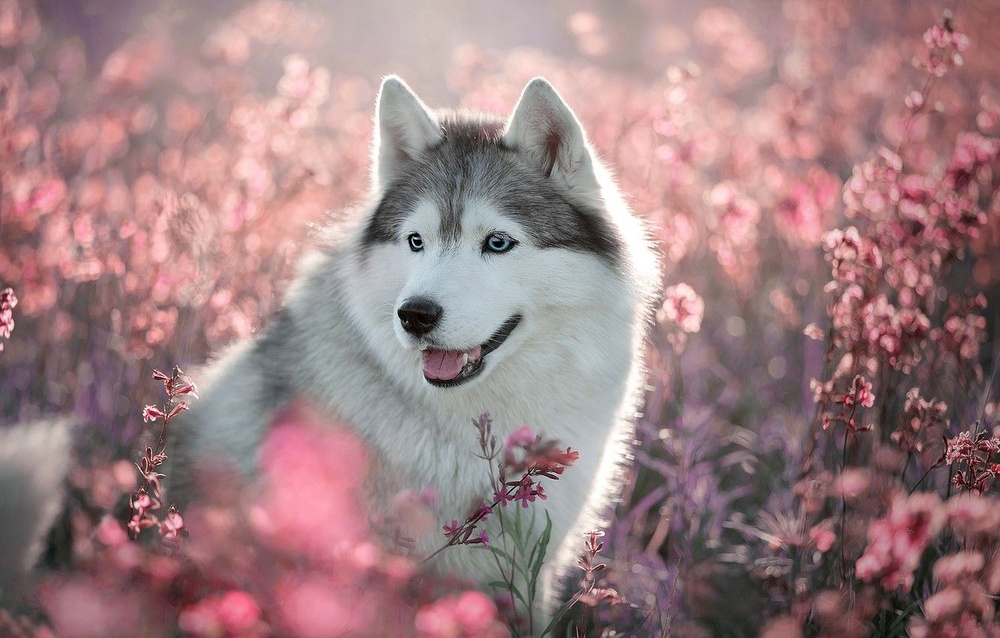
#> input picture imageSubtraction/malamute.jpg, 1000 x 638 px, shrunk from 1332 x 850 before the run
$ python assignment7.py
#> lines starting #> are read from the running program, lines starting #| are printed output that depends on the picture
import cv2 as cv
import numpy as np
import matplotlib.pyplot as plt

filepath = "malamute.jpg"
img = cv.imread(filepath, 0)
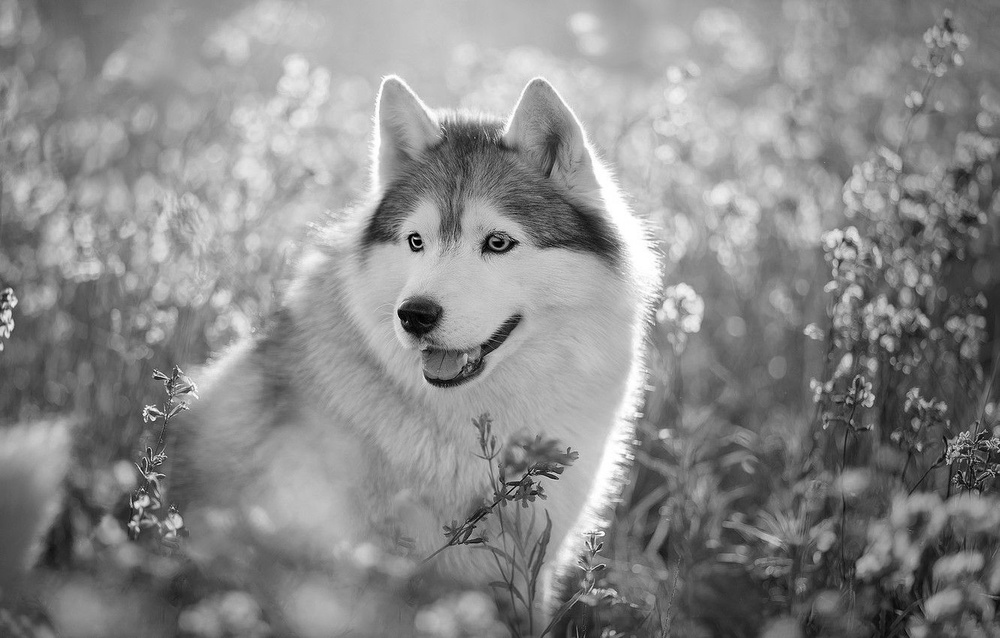
#> img: shape (638, 1000); min 0, max 255, mean 137.4

r, c = img.shape
#> r = 638; c = 1000
noise = np.random.randint(0, 50, [r, c], np.uint8)
img2 = img+noise
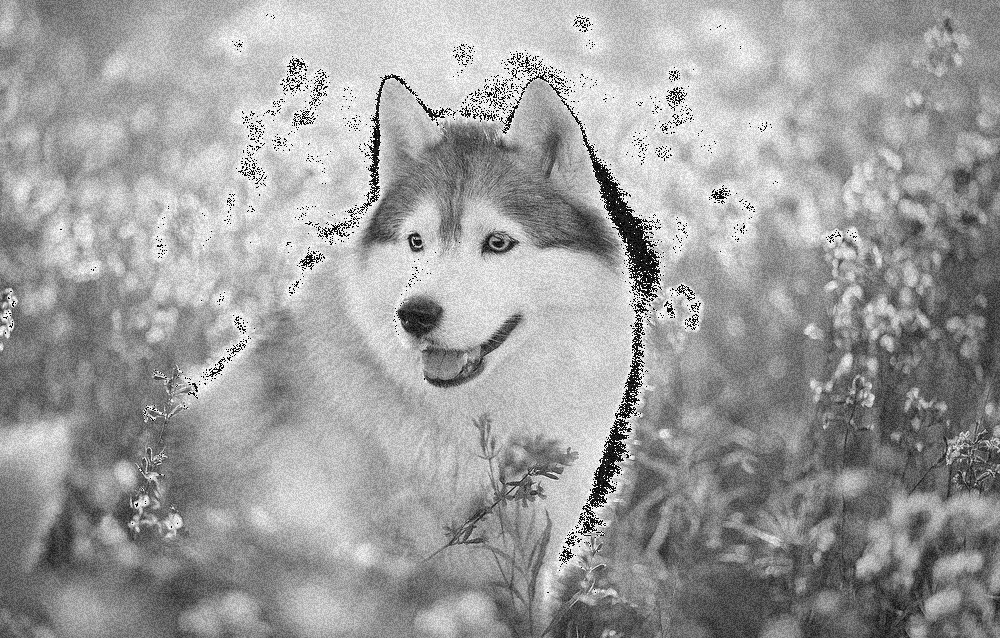
#> img2: shape (638, 1000); min 0, max 255, mean 157.2
diff = np.abs(img-img2)
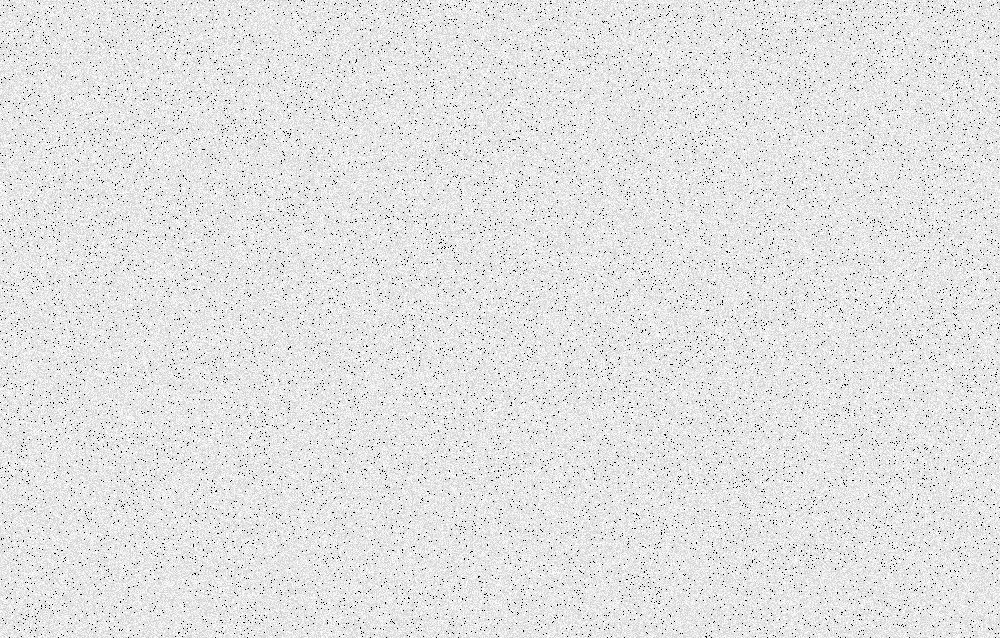
#> diff: shape (638, 1000); min 0, max 255, mean 226.3

fig = plt.figure(figsize=(17, 12))

fig.add_subplot(2, 2, 1)
plt.imshow(img)
plt.axis('off')
plt.title('Original image')

fig.add_subplot(2, 2, 2)
plt.imshow(img2)
plt.axis('off')
plt.title('Noisy image')

fig.add_subplot(2, 2, 3)
plt.imshow(diff)
plt.axis('off')
plt.title('Original image - Noisy image')

plt.show()
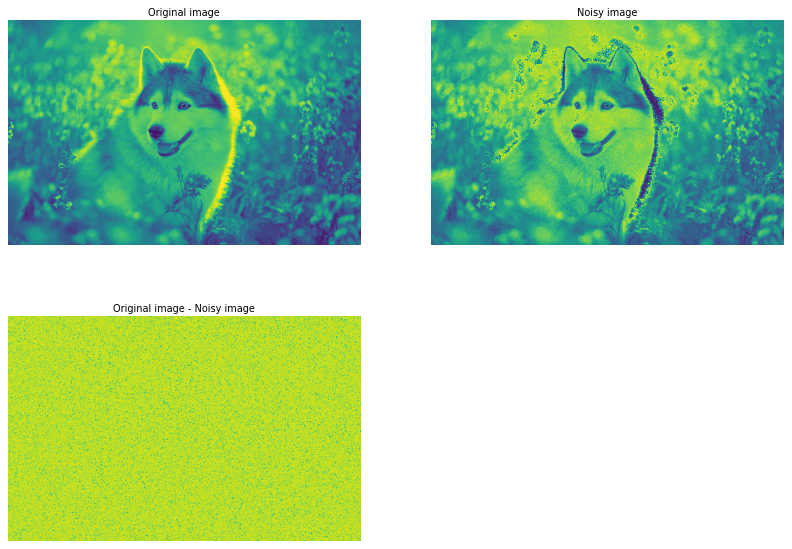
#> figure drawn by matplotlib, 3 panels
